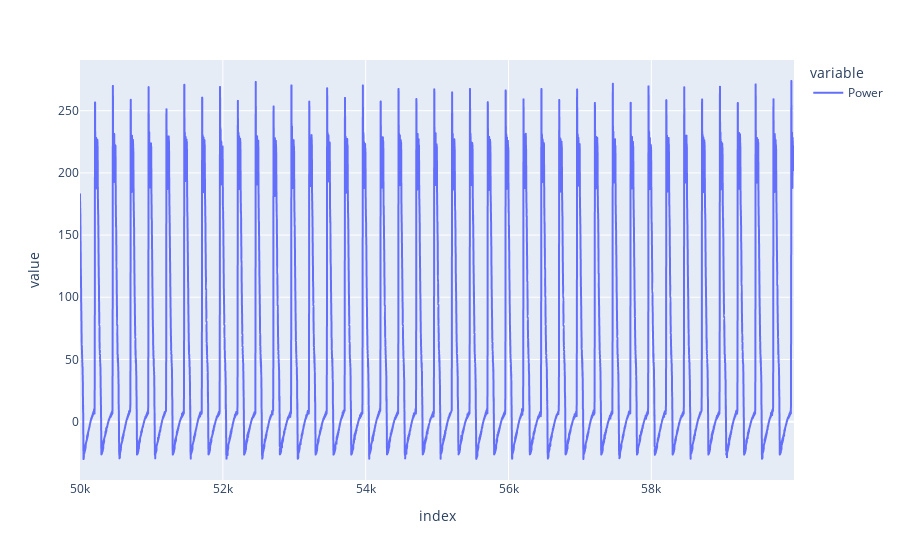

Notebook source saved alongside this figure:
### Code cell
fig = px.line(aggregate_df["Power"].tail(10000))
fig.show()

### Figure 1 — Plotly figure (JSON) as saved in the notebook; plotly's stock layout.template omitted (floating-point values rounded to 4 significant figures; data arrays with more than 128 entries replaced by an {"elided": "..."} marker saying what was removed)
{"data": [{"hovertemplate": "variable=Power<br>index=%{x}<br>value=%{y}<extra></extra>", "legendgroup": "Power", "line": {"color": "#636efa", "dash": "solid"}, "marker": {"symbol": "circle"}, "mode": "lines", "name": "Power", "showlegend": true, "type": "scattergl", "x": {"elided": "10000 int values"}, "xaxis": "x", "y": {"elided": "10000 float values"}, "yaxis": "y"}], "layout": {"legend": {"title": {"text": "variable"}, "tracegroupgap": 0}, "margin": {"t": 60}, "xaxis": {"anchor": "y", "domain": [0, 1], "title": {"text": "index"}}, "yaxis": {"anchor": "x", "domain": [0, 1], "title": {"text": "value"}}}}
